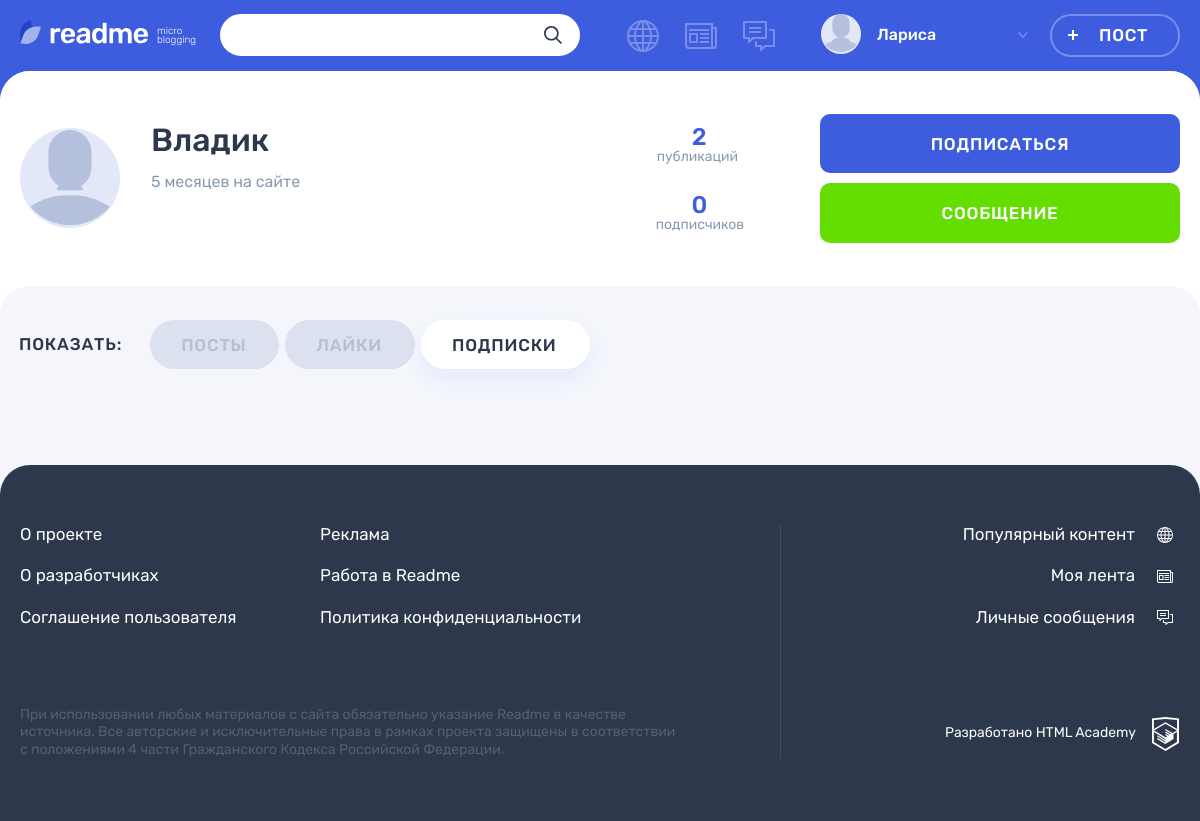
The page /profile.php?author_id=2&profile-content=subscriptions (signed in) on the database its author committed.
### tables this page shows
CREATE TABLE users (
  id INT UNSIGNED AUTO_INCREMENT PRIMARY KEY,
  registration_date DATETIME NOT NULL DEFAULT CURRENT_TIMESTAMP,
  email VARCHAR(255) NOT NULL UNIQUE,
  login VARCHAR(10) NOT NULL UNIQUE,
  password VARCHAR(20),
  avatar VARCHAR(255)
);

CREATE TABLE posts (
  id INT UNSIGNED AUTO_INCREMENT PRIMARY KEY,
  date_creation DATETIME NOT NULL DEFAULT CURRENT_TIMESTAMP,
  title VARCHAR(35) NOT NULL,
  content TEXT(1000) DEFAULT NULL,
  quote_author VARCHAR(255) DEFAULT NULL,
  image TEXT DEFAULT NULL,
  video VARCHAR(255) DEFAULT NULL,
  website_link VARCHAR(255) DEFAULT NULL,
  views_number INT DEFAULT 0,
  author_id INT UNSIGNED,
  type_id INT UNSIGNED,
  original_recoding_author INT UNSIGNED,
  original_id INT UNSIGNED,
  repost BOOLEAN DEFAULT NULL,

  FOREIGN KEY (author_id) REFERENCES users (id),
  FOREIGN KEY (type_id) REFERENCES content_type (id),
  FOREIGN KEY (original_recoding_author) REFERENCES users (id),
  FOREIGN KEY (original_id) REFERENCES posts (id)
);

### helpers.php (called while the page is built, shortened)
<?php
function get_noun_plural_form(int $number, string $one, string $two, string $many): string
{
    $mod10 = $number % 10;
    $mod100 = $number % 100;
    switch (true) {
        case ($mod100 >= 11 && $mod100 <= 20):
            return $many;
        case ($mod10 > 5):
            return $many;
        case ($mod10 === 1):
            return $one;
        case ($mod10 >= 2 && $mod10 <= 4):
            return $two;
        default:
            return $many;
    }
}
function include_template(string $name, array $data = []): string
{
    $name = 'templates/' . $name;
    extract($data);
    require $name;
    return ob_get_clean();
}
function getRelativeFormat(string $date, string $value = "назад"): string
{
    $currentDate = new DateTime("", new DateTimeZone("Europe/Moscow"));
    $publicationDate = new DateTime($date);
    $difference = $currentDate->diff($publicationDate);
    $minutes = $difference->i;
    $hours = $difference->h;
    $days = $difference->d;
    $weeks = floor($days / 7);
    $months = $difference->m;
    $minute = get_noun_plural_form($minutes, 'минуту', 'минуты', 'минут');
    $hour = get_noun_plural_form($hours, 'час', 'часа', 'часов');
    $day = get_noun_plural_form($days, 'день', 'дня', 'дней');
    $week = get_noun_plural_form($weeks, 'неделю', 'недели', 'недель');
    $month = get_noun_plural_form($months, 'месяц', 'месяца', 'месяцев');
    if ($months > 0) {
        $timeDifference = "{$months} {$month} {$value}";
    } elseif ($weeks > 0) {
        $timeDifference = "{$weeks} {$week} {$value}";
    } elseif ($days > 0) {
        $timeDifference = "{$days} {$day} {$value}";
    } elseif ($hours > 0) {
        $timeDifference = "{$hours} {$hour} {$value}";
    } elseif ($minutes > 0) {
        $timeDifference = "{$minutes} {$minute} {$value}";
    } else {
        $timeDifference = "только что";
    }
    return $timeDifference;
}

### templates/profile.php (the view, shortened to what this page needs)
<main class="page__main page__main--profile">
  <div class="profile profile--posts">
    <div class="profile__user-wrapper">
      <div class="profile__user user container">
        <div class="profile__user-info user__info">
          <div class="profile__avatar user__avatar">
            <img class="profile__picture user__picture" src="uploads/<?= !empty($authorData['avatar']) && file_exists('uploads/' . $authorData['avatar']) ? htmlspecialchars($authorData['avatar']) : "icon-input-user.svg" ?>" alt="Аватар пользователя">
          </div>
          <div class="profile__name-wrapper user__name-wrapper">
            <span class="profile__name user__name"><?= htmlspecialchars($authorData['login']) ?></span>
            <time class="profile__user-time user__time" datetime="<?= htmlspecialchars($authorData['registration_date']) ?>"><?= getRelativeFormat(htmlspecialchars($authorData['registration_date']), "на сайте") ?></time>
          </div>
        </div>
        <div class="profile__rating user__rating">
          <p class="profile__rating-item user__rating-item user__rating-item--publications">
            <span class="user__rating-amount"><?= $postsCount ?></span>
            <span class="profile__rating-text user__rating-text">публикаций</span>
          </p>
          <p class="profile__rating-item user__rating-item user__rating-item--subscribers">
            <span class="user__rating-amount"><?= $followerCounts['count'] ?></span>
            <span class="profile__rating-text user__rating-text">подписчиков</span>
          </p>
        </div>
        <div class="profile__user-buttons user__buttons">
          <?php if (!in_array($user, $followerInformation)): ?>
          <a class="profile__user-button user__button user__button--subscription button button--main" href="subscription.php?author_id=<?= htmlspecialchars($_GET['author_id']) ?>">Подписаться</a>
          <?php  else: ?>
          <a class="profile__user-button user__button user__button--subscription button button--main" href="subscription.php?author_id=<?= htmlspecialchars($_GET['author_id']) ?>">Отписаться</a>
          <?php endif ?>
          <a class="profile__user-button user__button user__button--writing button button--green" href="<?= htmlspecialchars($_GET['author_id']) !== $user ? 'messages.php?interlocutor_id=' . htmlspecialchars($_GET['author_id']) : '' ?>">Сообщение</a>
        </div>
      </div>
    </div>
    <div class="profile__tabs-wrapper tabs">
      <div class="container">
        <div class="profile__tabs filters">
          <b class="profile__tabs-caption filters__caption">Показать:</b>
          <ul class="profile__tabs-list filters__list tabs__list">
            <li class="profile__tabs-item filters__item">
              <a class="profile__tabs-link filters__button<?= $activeClass = !isset($_GET['profile-content']) ? ' filters__button--active tabs__item tabs__item--active' : ''; ?> button" href="profile.php?author_id=<?= $_GET['author_id'] ?>">Посты</a>
            </li>
            <li class="profile__tabs-item filters__item">
              <a class="profile__tabs-link filters__button<?= $activeClass = isset($_GET['profile-content']) && $_GET['profile-content'] === 'likes' ? ' filters__button--active tabs__item tabs__item--active' : ''; ?> button" href="profile.php?author_id=<?= $_GET['author_id'] ?>&profile-content=likes">Лайки</a>
            </li>
            <li class="profile__tabs-item filters__item">
              <a class="profile__tabs-link filters__button <?= $activeClass = isset($_GET['profile-content']) && $_GET['profile-content'] === 'subscriptions' ? ' filters__button--active tabs__item tabs__item--active' : ''; ?> button" href="profile.php?author_id=<?= $_GET['author_id'] ?>&profile-content=subscriptions">Подписки</a>
            </li>
          </ul>
        </div>
      </div>
    </div>
  </div>
</main>

### rows shown on the page
users: login "Владик", registration_date "5 месяцев на сайте"
posts: id "2"

### other values the page prints
$userName "Лариса"
$followerCounts['count'] "0"
$russianValues[$menuElement] "Популярный контент"
$russianValues[$menuElement] "Моя лента"
$russianValues[$menuElement] "Личные сообщения"
